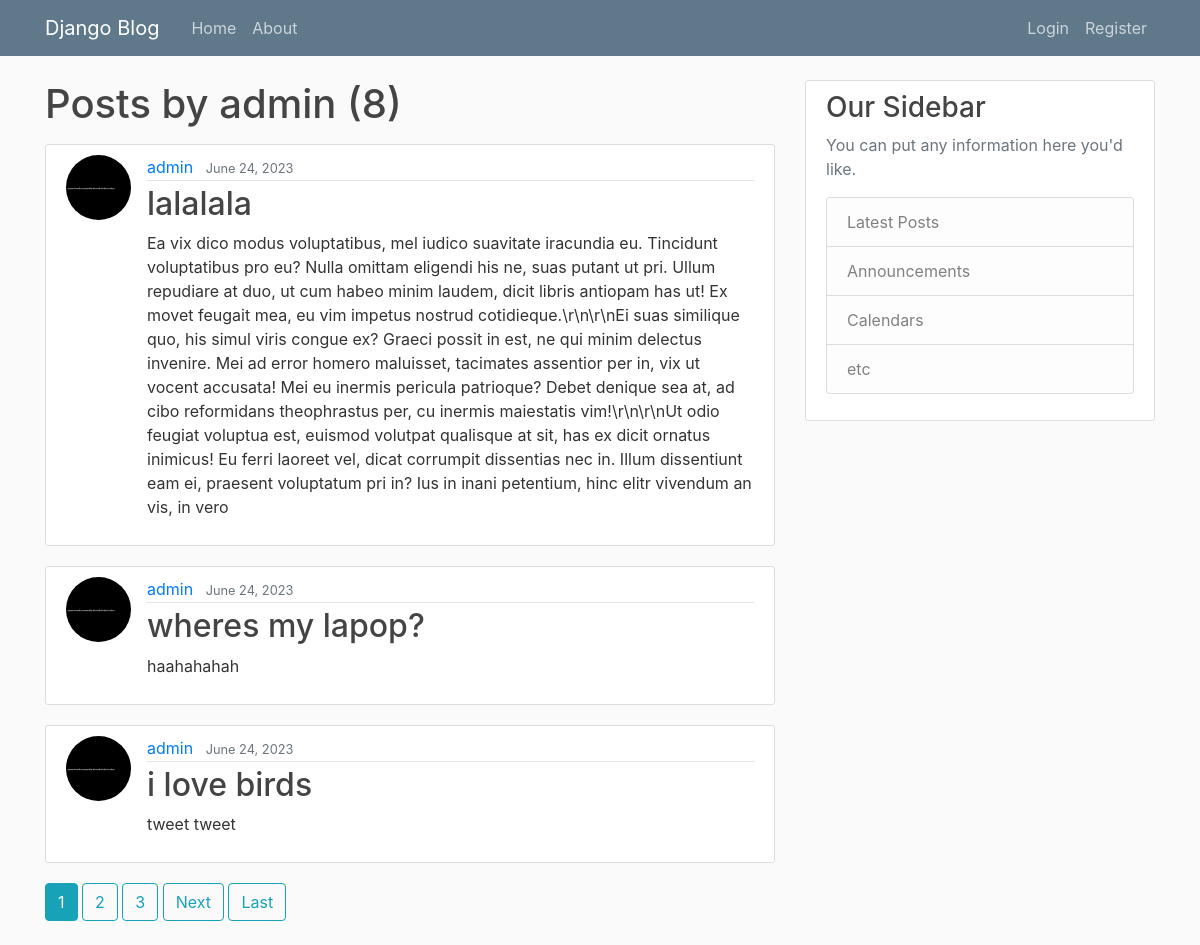
Screenshot of /user/admin with the database file from the repository.
### blog/models.py (models this page shows, shortened)
class Post(models.Model):
    title = models.CharField(max_length=100)
    content = models.TextField()
    date_posted = models.DateTimeField(default=timezone.now) #timezone.now is a function, not a function call
    author = models.ForeignKey(User, on_delete=models.CASCADE) #if user is deleted, delete posts

### users/models.py (models this page shows, shortened)
class Profile(models.Model):
    user = models.OneToOneField(User, on_delete=models.CASCADE) #if user is deleted, delete profile
    image = models.ImageField(default='default.jpg', upload_to='profile_pics') #upload_to is the directory where the image is stored

### blog/views.py (the view)
# urls.py: path('user/<str:username>', UserPostListView.as_view(), name="user-posts"),
class UserPostListView(ListView):
    model = Post
    template_name = 'blog/user_posts.html' #<app>/<model>_<viewtype>.html
    context_object_name = 'posts' #default is object_list
    ordering = ['-date_posted'] #order by date_posted (newest to oldest) (minus sign reverses order)
    paginate_by = 3 #5 posts per page
    def get_queryset(self): #override get_queryset method
        user = get_object_or_404(User, username=self.kwargs.get('username')) #get username from url
        return Post.objects.filter(author=user).order_by('-date_posted') #return posts by user

### blog/templates/blog/user_posts.html (shortened to what this page needs)
{% extends "blog/base.html" %}
{% block content %}
    <h1 class="mb-3"> Posts by {{ view.kwargs.username }} ({{page_obj.paginator.count}})</h1>
    {% for post in posts %}
    <article class="media content-section">
      <img src="{{ post.author.profile.image.url }}" alt="Image" class="rounded-circle article-img">
        <div class="media-body">
          <div class="article-metadata">
            <a class="mr-2" href="{% url 'user-posts' post.author.username %}">{{ post.author }}</a>
            <small class="text-muted">{{ post.date_posted|date:"F d, Y" }}</small>
          </div>
          <h2><a class="article-title" href="{% url 'post-detail' post.id %}">{{ post.title }}</a></h2>
          <p class="article-content">{{ post.content }}</p>
        </div>
      </article>
    {% endfor %}
    {% if is_paginated %}
      {% for num in page_obj.paginator.page_range %}
        {% if page_obj.number == num %}
          <a class="btn btn-info mb-4" href="?page={{ num }}">{{ num }}</a>
        {% elif num > page_obj.number|add:'-3' and num < page_obj.number|add:'3' %}
          <a class="btn btn-outline-info mb-4" href="?page={{ num }}">{{ num }}</a>
        {% endif %}
      {% endfor %}
      {% if page_obj.has_next %}
        <a class="btn btn-outline-info mb-4" href="?page={{ page_obj.next_page_number }}">Next</a>
        <a class="btn btn-outline-info mb-4" href="?page={{ page_obj.paginator.num_pages }}">Last</a>
      {% endif %}
    {% endif %}
{% endblock content %}

### blog/templates/blog/base.html (shortened to what this page needs)
{% load static %}
<!DOCTYPE html>
<html lang="en">
<head>
    <link rel="stylesheet" href="https://cdn.jsdelivr.net/npm/bootstrap@4.0.0/dist/css/bootstrap.min.css">
    <link rel="stylesheet" type = "text/css" href="{% static 'blog/main.css'%}">
</head>
<body>
    <header class="site-header">
        <nav class="navbar navbar-expand-md navbar-dark bg-steel fixed-top">
          <div class="container">
            <a class="navbar-brand mr-4" href="{% url 'blog-home' %}">Django Blog</a>
            <div class="collapse navbar-collapse" id="navbarToggle">
              <div class="navbar-nav mr-auto">
                <a class="nav-item nav-link" href="{% url 'blog-home'%}">Home</a>
                <a class="nav-item nav-link" href="{% url 'blog-about'%}">About</a>
              </div>
              <div class="navbar-nav">
                {% if user.is_authenticated %}
                  <a class="nav-item nav-link" href="{% url 'post-create' %}">New Post</a>
                  <a class="nav-item nav-link" href="{% url 'profile' %}">View Your Profile</a>
                  <a class="nav-item nav-link" href="{% url 'logout' %}">Logout</a>
                {% else %}
                  <a class="nav-item nav-link" href="{% url 'login' %}">Login</a>
                  <a class="nav-item nav-link" href="{% url 'register'%}">Register</a>
                {% endif %}
              </div>
            </div>
          </div>
        </nav>
      </header>
      <main role="main" class="container">
        <div class="row">
          <div class="col-md-8">
            {% block content %}{% endblock %}
          </div>
          <div class="col-md-4">
            <div class="content-section">
              <h3>Our Sidebar</h3>
              <p class='text-muted'>You can put any information here you'd like.
                <ul class="list-group">
                  <li class="list-group-item list-group-item-light">Latest Posts</li>
                  <li class="list-group-item list-group-item-light">Announcements</li>
                  <li class="list-group-item list-group-item-light">Calendars</li>
                  <li class="list-group-item list-group-item-light">etc</li>
                </ul>
              </p>
            </div>
          </div>
        </div>
      </main>
</body>
</html>

### blog/static/blog/main.css (style rules this page uses)
body { background: #fafafa; color: #333333; margin-top: 5rem; }
h1, h2, h3, h4, h5, h6 { color: #444444; }
ul { margin: 0; }
.bg-steel { background-color: #5f788a; }
.site-header .navbar-nav .nav-link { color: #cbd5db; }
.content-section { background: #ffffff; padding: 10px 20px; border: 1px solid #dddddd; border-radius: 3px; margin-bottom: 20px; }
.article-title { color: #444444; }
.article-content { white-space: pre-line; }
.article-img { height: 65px; width: 65px; margin-right: 16px; }
.article-metadata { padding-bottom: 1px; margin-bottom: 4px; border-bottom: 1px solid #e3e3e3 }

### rows the page displays
Post: author.profile.image (picture), author "admin", date_posted "June 24, 2023", title "lalalala", content "Ea vix dico modus voluptatibus, mel iudico suavitate iracundia eu. Tincidunt voluptatibus pro eu? Nulla omittam eligendi his ne, suas putant ut pri. Ullum repudiare at duo, ut cum habeo minim laudem, dicit libris antiopam has ut! Ex movet feugait mea, eu vim impetus nostrud cotidieque.\\r\\n\\r\\nEi suas similique quo, his simul viris congue ex? Graeci possit in est, ne qui minim delectus invenire. Mei ad error homero maluisset, tacimates assentior per in, vix ut vocent accusata! Mei eu inermis pericula patrioque? Debet denique sea at, ad cibo reformidans theophrastus per, cu inermis maiestatis vim!\\r\\n\\r\\nUt odio feugiat voluptua est, euismod volutpat qualisque at sit, has ex dicit ornatus…"
Post: author.profile.image (picture), author "admin", date_posted "June 24, 2023", title "wheres my lapop?", content "haahahahah"
Post: author.profile.image (picture), author "admin", date_posted "June 24, 2023", title "i love birds", content "tweet tweet"

### other values shown
{{ view.kwargs.username }} "admin"
{{ page_obj.paginator.count }} "8"
{{ num }} "1"
{{ num }} "2" "3"
